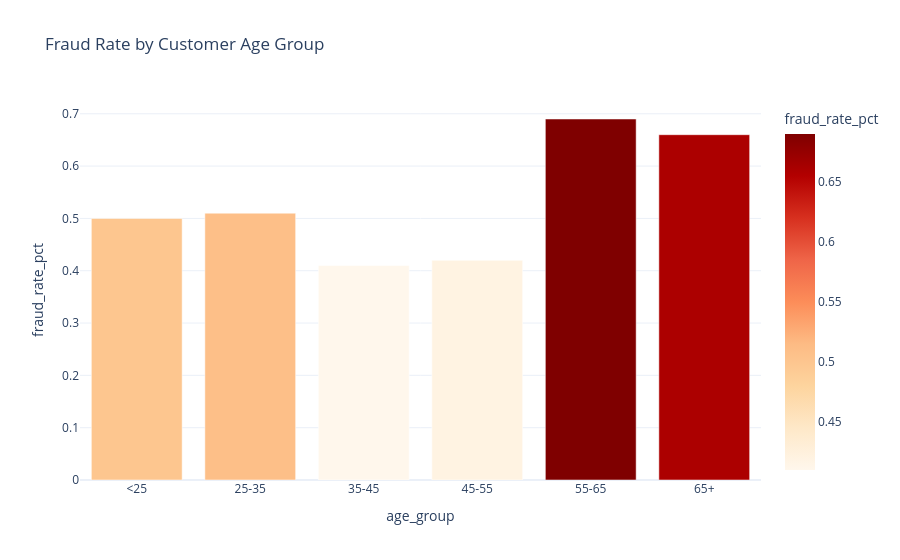

Notebook cell for this chart:
### Code cell
# Fraud by age group
df['age_group'] = pd.cut(df['age'], bins=[0,25,35,45,55,65,100],
                          labels=['<25','25-35','35-45','45-55','55-65','65+'])
fraud_by_age = df.groupby('age_group', observed=True)['is_fraud'].mean().reset_index()
fraud_by_age['fraud_rate_pct'] = (fraud_by_age['is_fraud']*100).round(2)

fig = px.bar(fraud_by_age, x='age_group', y='fraud_rate_pct',
             title='Fraud Rate by Customer Age Group',
             color='fraud_rate_pct', color_continuous_scale='OrRd')
fig.update_layout(template='plotly_white')
fig.show()

### Figure 1 — Plotly figure (JSON) as saved in the notebook; plotly's stock layout.template omitted (floating-point values rounded to 4 significant figures)
{"data": [{"hovertemplate": "age_group=%{x}<br>fraud_rate_pct=%{marker.color}<extra></extra>", "legendgroup": "", "marker": {"color": [0.5, 0.51, 0.41, 0.42, 0.69, 0.66], "coloraxis": "coloraxis", "pattern": {"shape": ""}}, "name": "", "orientation": "v", "showlegend": false, "textposition": "auto", "type": "bar", "x": ["<25", "25-35", "35-45", "45-55", "55-65", "65+"], "xaxis": "x", "y": [0.5, 0.51, 0.41, 0.42, 0.69, 0.66], "yaxis": "y"}], "layout": {"barmode": "relative", "coloraxis": {"colorbar": {"title": {"text": "fraud_rate_pct"}}, "colorscale": [[0, "rgb(255,247,236)"], [0.125, "rgb(254,232,200)"], [0.25, "rgb(253,212,158)"], [0.375, "rgb(253,187,132)"], [0.5, "rgb(252,141,89)"], [0.625, "rgb(239,101,72)"], [0.75, "rgb(215,48,31)"], [0.875, "rgb(179,0,0)"], [1, "rgb(127,0,0)"]]}, "legend": {"tracegroupgap": 0}, "title": {"text": "Fraud Rate by Customer Age Group"}, "xaxis": {"anchor": "y", "domain": [0, 1], "title": {"text": "age_group"}}, "yaxis": {"anchor": "x", "domain": [0, 1], "title": {"text": "fraud_rate_pct"}}}}
